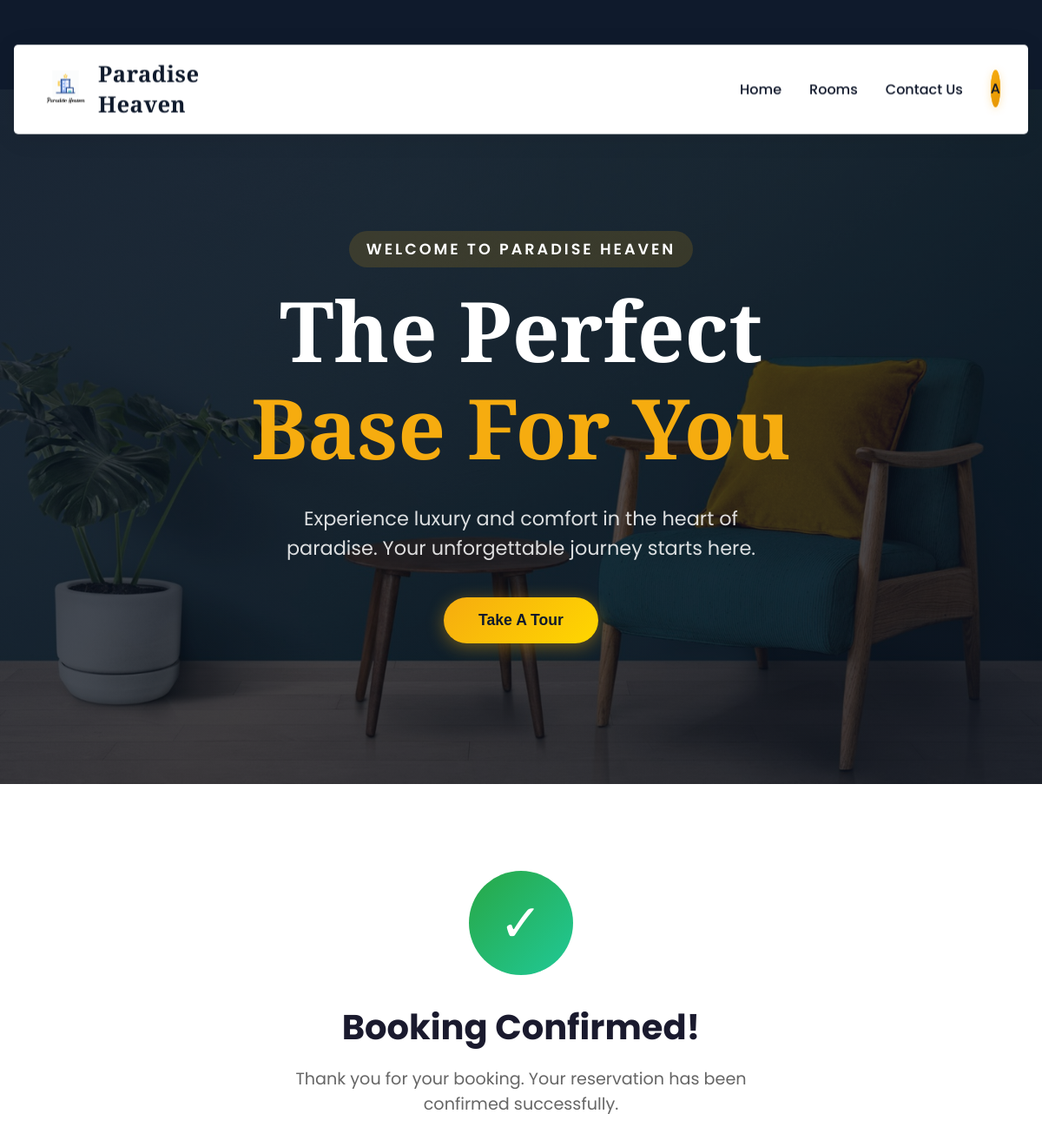
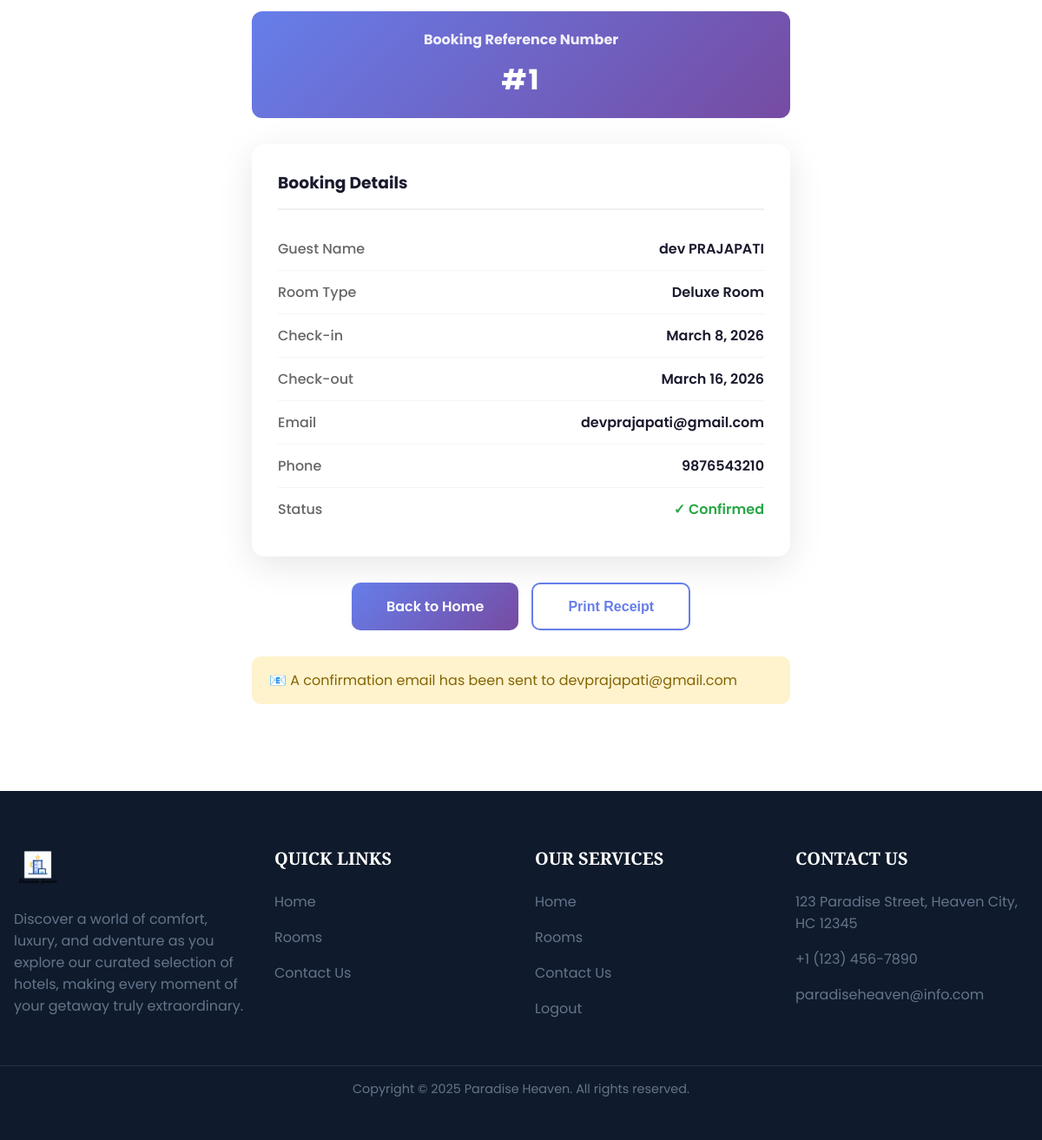
/motel/booking-success/ (signed in), run on the app's committed database (2 pictures, top to bottom).
### motel/models.py (models this page shows, shortened)
class Bookings(models.Model):
    STATUS_CHOICES = [
        ('pending', 'Pending'),
        ('confirmed', 'Confirmed'),
        ('checked_in', 'Checked In'),
        ('checked_out', 'Checked Out'),
        ('cancelled', 'Cancelled'),
    ]
    PAYMENT_METHODS = [
        ('card', 'Credit/Debit Card'),
        ('upi', 'UPI'),
        ('netbanking', 'Net Banking'),
        ('wallet', 'Digital Wallet'),
    ]
    firstName = models.CharField(max_length=255)
    lastName = models.CharField(max_length=255)
    address1 = models.CharField(max_length=255)
    address2 = models.CharField(max_length=255)
    city = models.CharField(max_length=255)
    state = models.CharField(max_length=255)
    postal = models.IntegerField()
    phone = models.IntegerField(default='0')
    email = models.EmailField()
    roomname = models.ForeignKey(Rooms, on_delete=models.CASCADE)
    check_in = models.DateField(null=True, blank=True)
    check_out = models.DateField(null=True, blank=True)
    status = models.CharField(max_length=20, choices=STATUS_CHOICES, default='pending')
    created_at = models.DateTimeField(default=timezone.now)
    payment_method = models.CharField(max_length=20, choices=PAYMENT_METHODS, blank=True, default='')
    transaction_id = models.CharField(max_length=100, blank=True, default='')
    total_amount = models.IntegerField(default=0)

class Rooms(models.Model):
    room_name = models.CharField(max_length=255)
    room_des = models.TextField()
    room_price = models.IntegerField()
    room_facilities = models.TextField(default="WiFi,TV,AC")
    room_image = models.ImageField(upload_to='rooms/', blank=True, null=True)
    number_of_rooms = models.IntegerField(default=1, help_text="Number of rooms available in this category")

### motel/views.py (the view)
# urls.py: path('booking-success/', views.booking_success, name='booking_success'),
def booking_success(request):
    booking_id = request.session.get('last_booking_id')
    if not booking_id:
        messages.error(request, 'No booking found.')
        return redirect('index')
    try:
        booking = Bookings.objects.get(id=booking_id)
    except Bookings.DoesNotExist:
        messages.error(request, 'Booking not found.')
        return redirect('index')
    return render(request, 'booking_success.html', {
        'booking': booking,
        'booking_id': booking_id
    })

### templates/booking_success.html (shortened to what this page needs)
{% extends 'master.html' %}
{% load static %}
{% block content %}
<head>
</head>
<div class="success-wrapper">
    <div class="success-icon">✓</div>
    <h1 class="success-title">Booking Confirmed!</h1>
    <p class="success-message">Thank you for your booking. Your reservation has been confirmed successfully.</p>
    <div class="booking-id">
        <h4>Booking Reference Number</h4>
        <div class="id">#{{ booking_id }}</div>
    </div>
    <div class="booking-details">
        <h3>Booking Details</h3>
        <div class="detail-row">
            <span class="detail-label">Guest Name</span>
            <span class="detail-value">{{ booking.firstName }} {{ booking.lastName }}</span>
        </div>
        <div class="detail-row">
            <span class="detail-label">Room Type</span>
            <span class="detail-value">{{ booking.roomname.room_name }}</span>
        </div>
        <div class="detail-row">
            <span class="detail-label">Check-in</span>
            <span class="detail-value">{{ booking.check_in }}</span>
        </div>
        <div class="detail-row">
            <span class="detail-label">Check-out</span>
            <span class="detail-value">{{ booking.check_out }}</span>
        </div>
        <div class="detail-row">
            <span class="detail-label">Email</span>
            <span class="detail-value">{{ booking.email }}</span>
        </div>
        <div class="detail-row">
            <span class="detail-label">Phone</span>
            <span class="detail-value">{{ booking.phone }}</span>
        </div>
        <div class="detail-row">
            <span class="detail-label">Status</span>
            <span class="detail-value" style="color: #28a745;">✓ Confirmed</span>
        </div>
    </div>
    <div class="btn-group">
        <a href="{% url 'index' %}" class="btn-home">Back to Home</a>
        <button onclick="window.print()" class="btn-print">Print Receipt</button>
    </div>
    <div class="info-note">
        📧 A confirmation email has been sent to {{ booking.email }}
    </div>
</div>
{% endblock %}

### static/assets/css/styles.css (style rules this page uses)
:root { --primary-color: #0f1a2c; --secondary-color: #f6ac0f; --text-dark: #0f172a; --text-light: #64748b; --extra-light: #f8fafc; --white: #ffffff; --max-width: 1200px; --header-font: "Playfair Display", serif; --glass-bg: rgba(255, 255, 255, 0.95); --glass-border: rgba(255, 255, 255, 0.2); --shadow-light: 0 4px 30px rgba(0, 0, 0, 0.08); --transition-smooth: all 0.3s cubic-bezier(0.4, 0, 0.2, 1); }
* { padding: 0; margin: 0; box-sizing: border-box; }
a { text-decoration: none; }
html, body { scroll-behavior: smooth; }
body { font-family: "Poppins", sans-serif; }

### templates/booking_success.html (style rules this page uses)
.success-wrapper { max-width: 700px; margin: 60px auto; padding: 40px; text-align: center; }
.success-icon { width: 120px; height: 120px; background: linear-gradient(135deg, #28a745 0%, #20c997 100%); border-radius: 50%; display: flex; align-items: center; justify-content: center; margin: 0 auto 30px; font-size: 60px; color: white; animation: pulse 2s infinite; }
.success-title { font-size: 2.5rem; color: #1a1a2e; margin-bottom: 15px; }
.success-message { font-size: 1.2rem; color: #666; margin-bottom: 40px; }
.booking-details { background: white; border-radius: 15px; padding: 30px; box-shadow: 0 10px 40px rgba(0,0,0,0.1); margin-bottom: 30px; text-align: left; }
.booking-details h3 { color: #1a1a2e; margin-bottom: 20px; padding-bottom: 15px; border-bottom: 2px solid #f0f0f0; }
.detail-row { display: flex; justify-content: space-between; padding: 12px 0; border-bottom: 1px solid #f5f5f5; }
.detail-row:last-child { border-bottom: none; }
.detail-label { color: #666; font-weight: 500; }
.detail-value { color: #1a1a2e; font-weight: 600; }
.booking-id { background: linear-gradient(135deg, #667eea 0%, #764ba2 100%); color: white; padding: 20px; border-radius: 12px; margin-bottom: 30px; }
.booking-id h4 { margin: 0 0 10px; font-size: 1rem; opacity: 0.9; }
.booking-id .id { font-size: 2rem; font-weight: bold; letter-spacing: 2px; }
.btn-group { display: flex; gap: 15px; justify-content: center; flex-wrap: wrap; }
.btn-home { padding: 15px 40px; background: linear-gradient(135deg, #667eea 0%, #764ba2 100%); color: white; border: none; border-radius: 10px; font-size: 1rem; font-weight: 600; cursor: pointer; text-decoration: none; transition: transform 0.3s ease; }
.btn-print { padding: 15px 40px; background: white; color: #667eea; border: 2px solid #667eea; border-radius: 10px; font-size: 1rem; font-weight: 600; cursor: pointer; transition: all 0.3s ease; }
.info-note { background: #fff3cd; padding: 15px 20px; border-radius: 10px; margin-top: 30px; display: flex; align-items: center; gap: 10px; color: #856404; }

### data on the page
Bookings: firstName "dev", lastName "PRAJAPATI", roomname.room_name "Deluxe Room", check_in "March 8, 2026", check_out "March 16, 2026", email "devprajapati@gmail.com", phone "9876543210"

### other printed values
{{ request.session.user_name|slice:":1" }} "A"
{{ booking_id }} "1"
